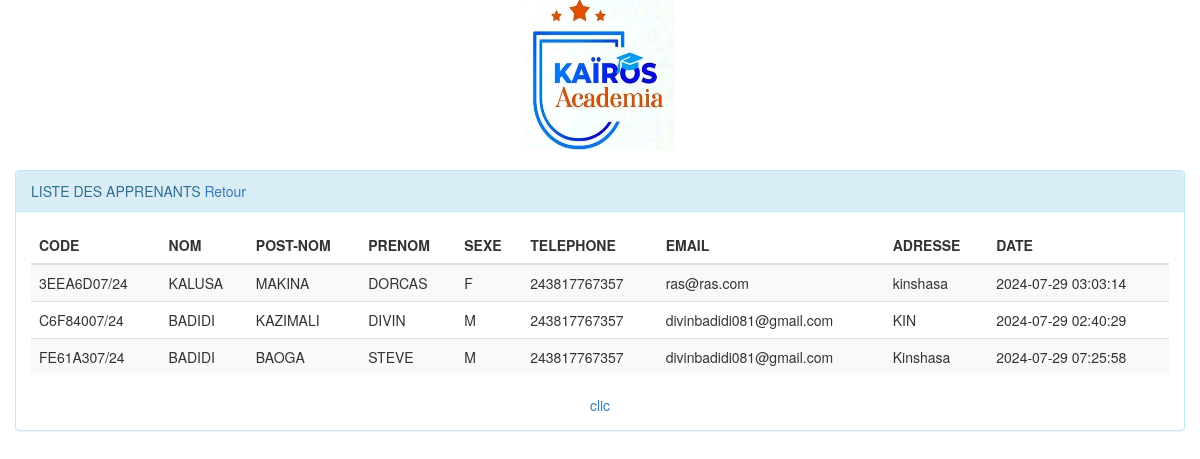
The app's page /view/imprimer-apprenant.php (signed in) with its own data.
### tables this page shows
CREATE TABLE `apprenant` (
  `code` varchar(15) NOT NULL,
  `nom` varchar(255) NOT NULL,
  `postnom` varchar(255) NOT NULL,
  `prenom` varchar(255) NOT NULL,
  `sexe` varchar(10) NOT NULL,
  `phone` varchar(15) NOT NULL,
  `tel` varchar(15) NOT NULL,
  `email` varchar(100) NOT NULL,
  `adresses` varchar(255) NOT NULL,
  `dates` timestamp NOT NULL DEFAULT current_timestamp(),
  `nom_complet` varchar(255) NOT NULL
);

### model/imprimer-apprenant.php (called while the page is built)
<?php
	$requete="SELECT * FROM apprenant";
	$ps=$pdo->query($requete);

### view/imprimer-apprenant.php (the view, shortened to what this page needs)
<?php
	require_once '../bdd/connexion.php';
	require_once('../model/imprimer-apprenant.php');
	$id=1;
	?>
<!DOCTYPE html>
<html>
<head>
	<link rel="stylesheet" href="../includes/css/bootstrap.css">
</head>
<body>
		<div align="center">
			<img src="../image/10.JPG" width="150px" height="150px">
		</div>
		<div class="col-md-12 col-xs-12 spacer">
				<div class="panel panel-info spacer">
					<div class="panel-heading">
						LISTE DES APPRENANTS <a href="apprenant.php">Retour</a>
					</div>
					<div class="panel-body">
						<table class="table table-striped">
							<thead>
								<tr>
									<th>CODE</th><th>NOM</th><th>POST-NOM</th><th>PRENOM</th><th>SEXE</th><th>TELEPHONE</th><th>EMAIL</th><th>ADRESSE</th><th>DATE</th>
								</tr>
							</thead>
							<tbody>
								<?php while ($et=$ps->fetch()){?>
								<tr>
								<td><?php  echo($et['code'])?></td>
								<td><?php  echo($et['nom'])?></td>
								<td><?php  echo($et['postnom'])?></td>
								<td><?php  echo($et['prenom'])?></td>
								<td><?php  echo($et['sexe'])?></td>
								<td><?php  echo($et['tel'])?></td>
								<td><?php  echo($et['email'])?></td>
								<td><?php  echo($et['adresses'])?></td>
								<td><?php  echo($et['dates'])?></td>
											</tr>
									<?php $id++; } ?>
							</tbody>
						</table>
						<div class="text-center">
							<a onclick="window.print();">clic</a>
						</div>
					</div>
				</div>
			</div>
</body>
</html>

### view/imprimer-apprenant.php (style rules this page uses)
.spacer { margin-top: 10px; }

### records on screen
apprenant: code "3EEA6D07/24", nom "KALUSA", postnom "MAKINA", prenom "DORCAS", sexe "F", tel "243817767357", email "ras@ras.com", adresses "kinshasa", dates "2024-07-29 03:03:14"
apprenant: code "C6F84007/24", nom "BADIDI", postnom "KAZIMALI", prenom "DIVIN", sexe "M", tel "243817767357", email "divinbadidi081@gmail.com", adresses "KIN", dates "2024-07-29 02:40:29"
apprenant: code "FE61A307/24", nom "BADIDI", postnom "BAOGA", prenom "STEVE", sexe "M", tel "243817767357", email "divinbadidi081@gmail.com", adresses "Kinshasa", dates "2024-07-29 07:25:58"
